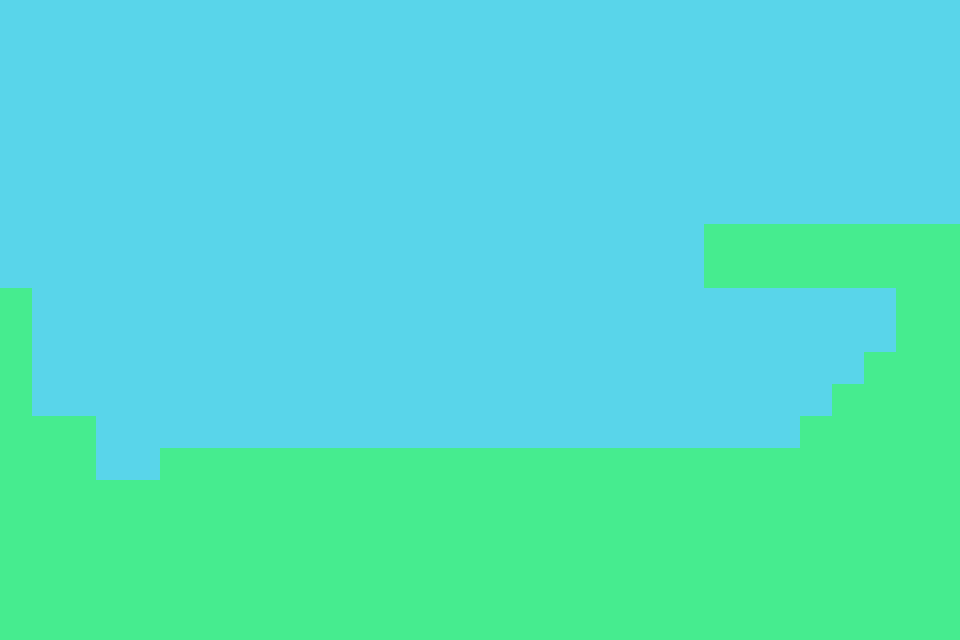

The image is a tile-based game level rendered from a .tmx file. Its description and source (layers, tilesets, objects; grid data summarised) follow:
An orthogonal 30x20 tile map with 32x32 px tiles, 5 tile layers (playerSpawn, enemies, enemies2x4, background, ...), 3 tilesets.

<map version="1.0" orientation="orthogonal" renderorder="right-down" width="30" height="20" tilewidth="32" tileheight="32" nextobjectid="1">
 <tileset firstgid="1" name="spritesheetEnv" tilewidth="32" tileheight="32" tilecount="3" columns="3">
  <image source="../spritesheetEnvironment/spritesheet.png" width="96" height="32" />
 </tileset>
 <tileset firstgid="4" name="player" tilewidth="32" tileheight="32" tilecount="1" columns="1">
  <image source="../basic/player.png" width="32" height="32" />
 </tileset>
 <tileset firstgid="5" name="enemy1" tilewidth="32" tileheight="32" tilecount="1" columns="1">
  <image source="../basic/enemy1.png" width="32" height="32" />
 </tileset>
 <layer name="playerSpawn" width="30" height="20">
  <data>[600 cells, 1 non-empty, 1 distinct tile ids]</data>
 </layer>
 <layer name="enemies" width="30" height="20">
  <data>[600 cells, 5 non-empty, 1 distinct tile ids]</data>
 </layer>
 <layer name="enemies2x4" width="30" height="20">
  <data>[600 cells, 1 non-empty, 1 distinct tile ids]</data>
 </layer>
 <layer name="background" width="30" height="20">
  <data>[600 cells, 600 non-empty, 1 distinct tile ids]</data>
 </layer>
 <layer name="solid" width="30" height="20">
  <data>[600 cells, 217 non-empty, 1 distinct tile ids]</data>
 </layer>
</map>
